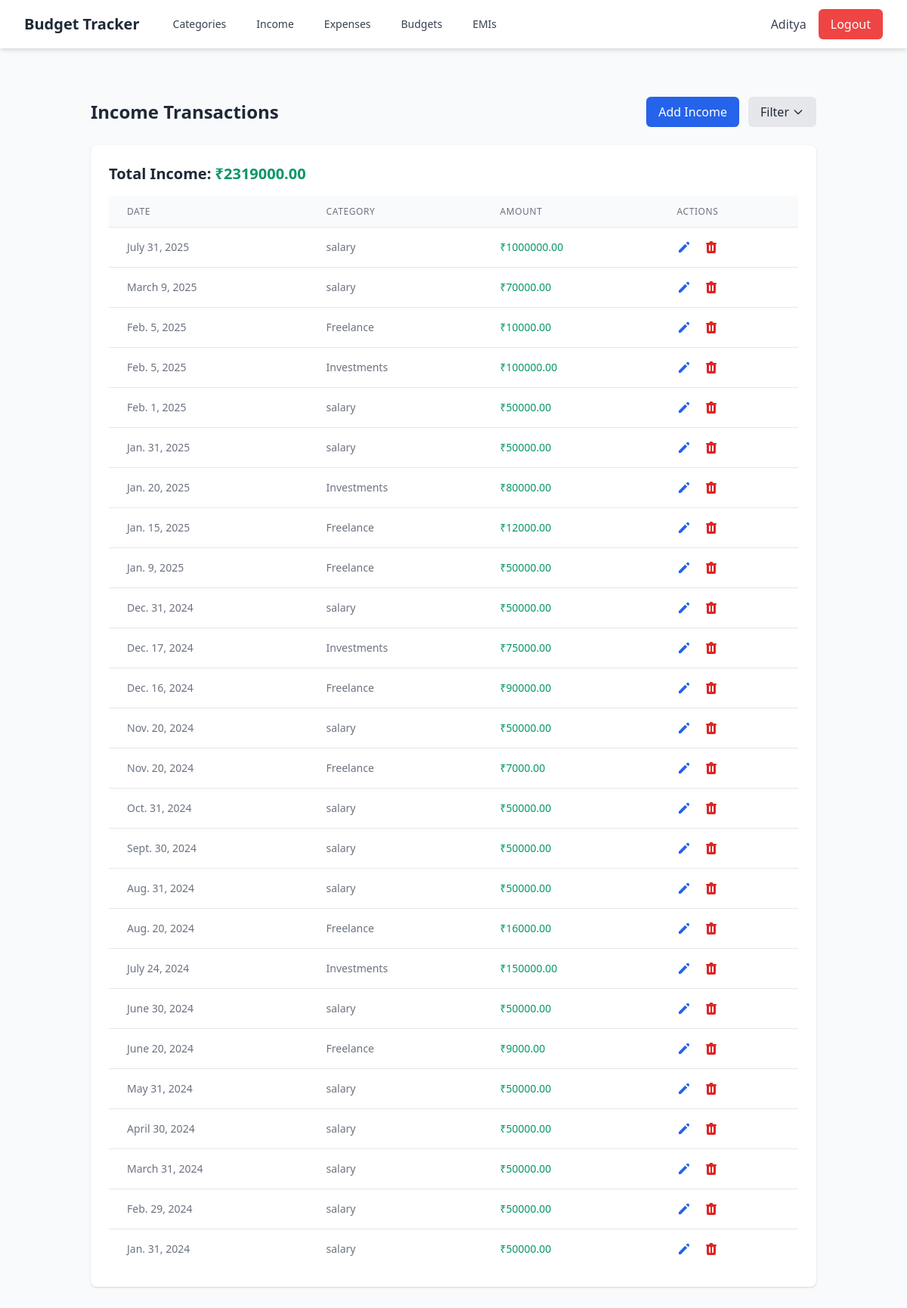
Page /incomes/ (signed in) on the committed database.
### myapp/models.py (models this page shows, shortened)
class User(AbstractBaseUser, PermissionsMixin):
    email = models.EmailField(
        verbose_name="email address",
        max_length=255,
        unique=True,
    )
    name = models.CharField(max_length=50)
    phone = models.CharField(max_length=10)
    is_active = models.BooleanField(default=True)
    is_admin = models.BooleanField(default=False)
    objects = UserManager()
    USERNAME_FIELD = "email"
    REQUIRED_FIELDS = ["name", "phone"]
    class Meta:
        verbose_name = 'user'
        verbose_name_plural = 'users'

class Income(models.Model):
    user = models.ForeignKey(User, on_delete=models.CASCADE, related_name='income')
    amount = models.DecimalField(max_digits=10, decimal_places=2)
    category = models.ForeignKey(
        Category,
        on_delete=models.CASCADE,
        limit_choices_to={'category_type': 'Income'},
        related_name='income'
    )
    description = models.TextField(blank=True, null=True)
    date = models.DateField()
    created_at = models.DateTimeField(auto_now_add=True)

class Category(models.Model):
    INCOME = 'Income'
    EXPENSE = 'Expense'
    CATEGORY_TYPES = [
        (INCOME, 'Income'),
        (EXPENSE, 'Expense'),
    ]
    user = models.ForeignKey(User, on_delete=models.CASCADE, blank=True, null=True, related_name='categories')
    name = models.CharField(max_length=50)
    category_type = models.CharField(max_length=10, choices=CATEGORY_TYPES)
    created_at = models.DateTimeField(auto_now_add=True)

### myapp/views.py (the view)
# urls.py: path('incomes/', views.income_list, name='income_list'),
@login_required
def income_list(request):
    start_date = request.GET.get('start_date')
    end_date = request.GET.get('end_date')
    is_filtered = bool(start_date and end_date)
    income_query = Income.objects.filter(user=request.user)
    if is_filtered:
        income_query = income_query.filter(date__gte=start_date, date__lte=end_date)
    incomes = income_query.order_by('-date')
    total = income_query.aggregate(Sum('amount'))['amount__sum'] or 0
    return render(request, 'incomes/income_list.html', {
        'incomes': incomes,
        'total': total,
        'start_date': start_date,
        'end_date': end_date,
        'is_filtered': is_filtered
    })

### templates/incomes/income_list.html (shortened to what this page needs)
{% extends 'base.html' %}
{% block content %}
<div class="container mx-auto px-4 py-8">
    <div class="flex justify-between items-center mb-6">
        <h1 class="text-2xl font-bold text-gray-800">Income Transactions</h1>
        <div class="flex space-x-3">
            <button id="open-add-modal" class="bg-blue-600 text-white py-2 px-4 rounded-md hover:bg-blue-700 transition duration-200">
                Add Income
            </button>
            <button id="toggle-filter" class="bg-gray-200 text-gray-800 py-2 px-4 rounded-md hover:bg-gray-300 transition duration-200 flex items-center">
                <span>Filter</span>
                <svg xmlns="http://www.w3.org/2000/svg" class="h-4 w-4 ml-1" fill="none" viewBox="0 0 24 24" stroke="currentColor">
                    <path stroke-linecap="round" stroke-linejoin="round" stroke-width="2" d="M19 9l-7 7-7-7" />
                </svg>
            </button>
        </div>
    </div>
    <div class="bg-white rounded-lg shadow overflow-hidden">
        <div class="p-6">
            <div class="mb-4">
                <p class="text-xl font-semibold text-gray-800">Total Income: <span class="text-green-600">₹{{ total|floatformat:2 }}</span></p>
            </div>
            {% if incomes %}
            <div class="overflow-x-auto">
                <table class="min-w-full divide-y divide-gray-200">
                    <thead class="bg-gray-50">
                        <tr>
                            <th scope="col" class="px-6 py-3 text-left text-xs font-medium text-gray-500 uppercase tracking-wider">
                                Date
                            </th>
                            <th scope="col" class="px-6 py-3 text-left text-xs font-medium text-gray-500 uppercase tracking-wider">
                                Category
                            </th>
                            <th scope="col" class="px-6 py-3 text-left text-xs font-medium text-gray-500 uppercase tracking-wider">
                                Amount
                            </th>
                            <th scope="col" class="px-6 py-3 text-left text-xs font-medium text-gray-500 uppercase tracking-wider">
                                Actions
                            </th>
                        </tr>
                    </thead>
                    <tbody class="bg-white divide-y divide-gray-200">
                        {% for income in incomes %}
                        <tr>
                            <td class="px-6 py-4 whitespace-nowrap text-sm text-gray-500">
                                {{ income.date }}
                            </td>
                            <td class="px-6 py-4 whitespace-nowrap text-sm text-gray-500">
                                {{ income.category.name }}
                            </td>
                            <td class="px-6 py-4 whitespace-nowrap text-sm font-medium text-green-600">
                                ₹{{ income.amount }}
                            </td>
                            <td class="px-6 py-4 whitespace-nowrap text-sm font-medium">
                                <div class="flex gap-4">
                                    <button class="edit-income-btn text-blue-600 hover:text-blue-800" data-id="{{ income.id }}">
                                        <svg xmlns="http://www.w3.org/2000/svg" class="h-5 w-5" viewBox="0 0 20 20" fill="currentColor">
                                            <path d="M13.586 3.586a2 2 0 112.828 2.828l-.793.793-2.828-2.828.793-.793zM11.379 5.793L3 14.172V17h2.828l8.38-8.379-2.83-2.828z"/>
                                        </svg>
                                    </button>
                                    <button class="delete-income-btn text-red-600 hover:text-red-800" data-id="{{ income.id }}"
                                        data-amount="{{ income.amount }}" data-category="{{ income.category.name }}"
                                        data-date="{{ income.date }}">
                                    </button>
                                </div>
                            </td>
                        </tr>
                        {% endfor %}
                    </tbody>
                </table>
            </div>
            {% else %}
            <p class="text-gray-500 text-center py-4">No income transactions found</p>
            {% endif %}
        </div>
    </div>
</div>
{% endblock %}

### templates/base.html (shortened to what this page needs)
<!DOCTYPE html>
<html>
<head>
    <link href="https://cdn.jsdelivr.net/npm/tailwindcss@2.2.19/dist/tailwind.min.css" rel="stylesheet">
</head>
<body class="bg-gray-50 min-h-screen">
    <nav class="bg-white shadow-md">
        <div class="max-w-7xl mx-auto px-4 sm:px-6 lg:px-8">
            <div class="flex justify-between h-16">
                <div class="flex items-center space-x-8">
                    <a href="{% url 'dashboard' %}" class="flex items-center">
                        <span class="text-xl font-bold text-gray-800">Budget Tracker</span>
                    </a>
                    {% if user.is_authenticated %}
                    <div class="flex space-x-4">
                        <a href="{% url 'category_list' %}" class="text-gray-700 hover:text-gray-900 px-3 py-2 rounded-md text-sm font-medium">
                            Categories
                        </a>
                        <a href="{% url 'income_list' %}" class="text-gray-700 hover:text-gray-900 px-3 py-2 rounded-md text-sm font-medium">
                            Income
                        </a>
                        <a href="{% url 'expense_list' %}" class="text-gray-700 hover:text-gray-900 px-3 py-2 rounded-md text-sm font-medium">
                            Expenses
                        </a>
                        <a href="{% url 'budget_list' %}" class="text-gray-700 hover:text-gray-900 px-3 py-2 rounded-md text-sm font-medium">
                            Budgets
                        </a>
                        <a href="{% url 'emi_list' %}" class="text-gray-700 hover:text-gray-900 px-3 py-2 rounded-md text-sm font-medium">
                            EMIs
                        </a>
                    </div>
                    {% endif %}
                </div>
                {% if user.is_authenticated %}
<div class="flex items-center space-x-4">
    <span class="text-gray-700">{{ user.name }}</span>
    <form method="post" action="{% url 'logout' %}" class="inline">
        <button type="submit"
                class="bg-red-500 text-white px-4 py-2 rounded-md hover:bg-red-600 transition duration-200">
            Logout
        </button>
    </form>
</div>
{% endif %}
            </div>
        </div>
    </nav>
    <main class="container mx-auto px-4 py-8">
        {% block content %}
        {% endblock %}
    </main>
</body>
</html>

### rows in the picture
User: name "Aditya"
Income: date "July 31, 2025", category.name "salary", amount "1000000.00"
Income: date "March 9, 2025", category.name "salary", amount "70000.00"
Income: date "Feb. 5, 2025", category.name "Freelance", amount "10000.00"
Income: date "Feb. 5, 2025", category.name "Investments", amount "100000.00"
Income: date "Feb. 1, 2025", category.name "salary", amount "50000.00"
Income: date "Jan. 31, 2025", category.name "salary", amount "50000.00"
Income: date "Jan. 20, 2025", category.name "Investments", amount "80000.00"
Income: date "Jan. 15, 2025", category.name "Freelance", amount "12000.00"
Income: date "Jan. 9, 2025", category.name "Freelance", amount "50000.00"
Income: date "Dec. 31, 2024", category.name "salary", amount "50000.00"
Income: date "Dec. 17, 2024", category.name "Investments", amount "75000.00"
Income: date "Dec. 16, 2024", category.name "Freelance", amount "90000.00"
Income: date "Nov. 20, 2024", category.name "salary", amount "50000.00"
Income: date "Nov. 20, 2024", category.name "Freelance", amount "7000.00"
Income: date "Oct. 31, 2024", category.name "salary", amount "50000.00"
Income: date "Sept. 30, 2024", category.name "salary", amount "50000.00"
Income: date "Aug. 31, 2024", category.name "salary", amount "50000.00"
Income: date "Aug. 20, 2024", category.name "Freelance", amount "16000.00"
Income: date "July 24, 2024", category.name "Investments", amount "150000.00"
Income: date "June 30, 2024", category.name "salary", amount "50000.00"
Income: date "June 20, 2024", category.name "Freelance", amount "9000.00"
Income: date "May 31, 2024", category.name "salary", amount "50000.00"
Income: date "April 30, 2024", category.name "salary", amount "50000.00"
Income: date "March 31, 2024", category.name "salary", amount "50000.00"
Income: date "Feb. 29, 2024", category.name "salary", amount "50000.00"
Income: date "Jan. 31, 2024", category.name "salary", amount "50000.00"

### other values in the picture
{{ total|floatformat:2 }} "2319000.00"
